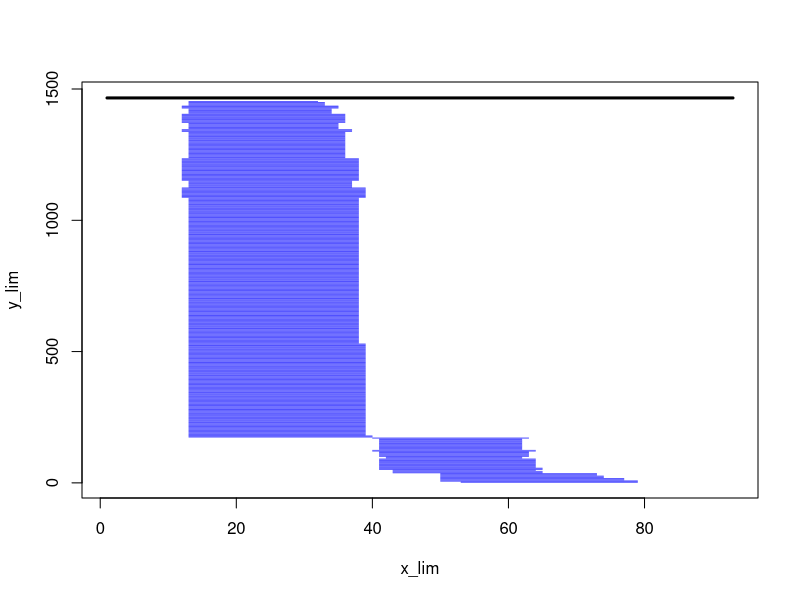

Write R code to recreate this figure.
t <- read.table("alignment_plot.txt",header=T)
t[,4] = (t[,2]+t[,3])/2
t_sorted <- t[order(-t[,4],-t[,2], t[,3]), ]

y <- 1

x_lim = c(1,93)
y_lim = c(1,sum(t_sorted[,1])+14)

svg("../../../output/figures/fig_1/alignment_plot__SNORD74_SRP006788_SRR207111_HeLa18-30.svg")

plot(x_lim,y_lim,type="n")

for(i in 1:nrow(t_sorted)) {
  element = t_sorted[i,]
  print(element)
  for(j in 1:element[,1]) {
    lines(c(element[,2],element[,3]),c(y,y),lwd=0.2,col="#0000FF")
    y = y + 1
  }
}

lines(c(1,93),c(y+11,y+11),lwd=3,col="#000000")

dev.off()
